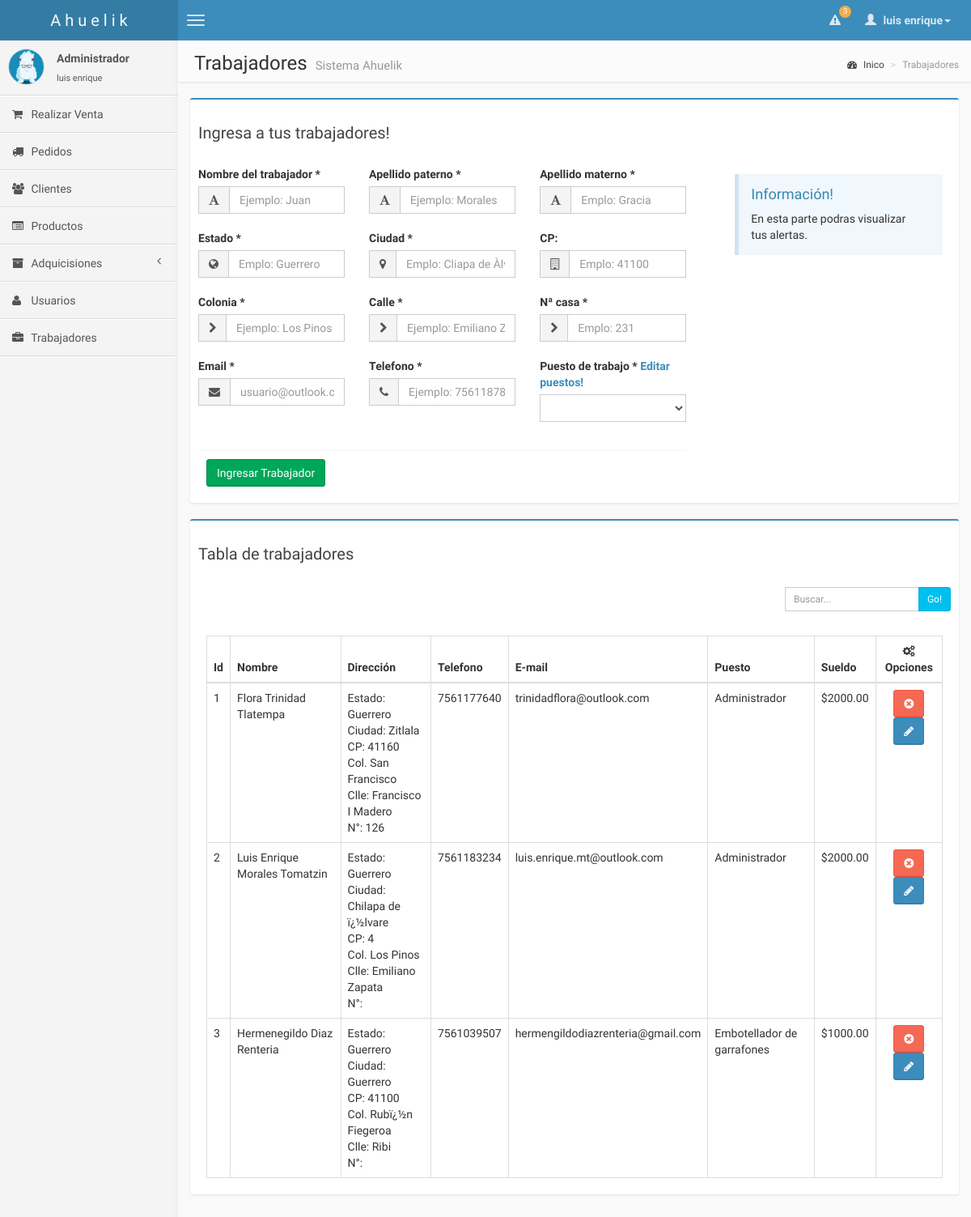
Before: /pages/admin_trabajadores.php (signed in) with the older database file.
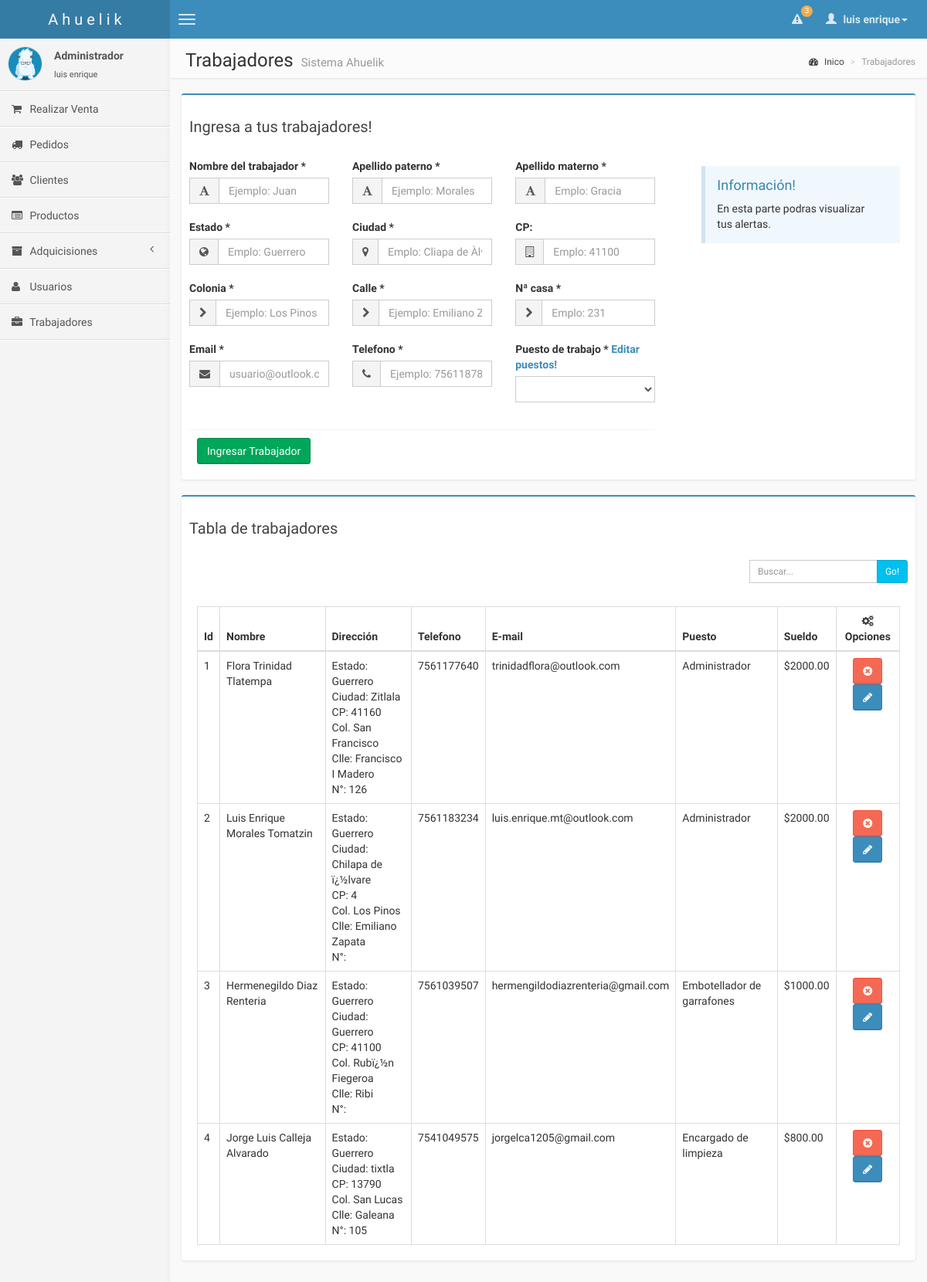
After: the same page with the newer database file.
### tables this page shows
CREATE TABLE `trabajadores` (
  `id_trabajador` int(10) NOT NULL AUTO_INCREMENT,
  `nombre` char(20) NOT NULL,
  `apellido_p` char(20) NOT NULL,
  `apellido_m` char(20) NOT NULL,
  `id_categoria` int(10) NOT NULL,
  `estado` char(30) NOT NULL,
  `ciudad` char(30) NOT NULL,
  `codigo_postal` varchar(5) NOT NULL,
  `colonia` char(50) NOT NULL,
  `calle` char(50) NOT NULL,
  `no_casa` varchar(10) DEFAULT NULL,
  `Telefono` varchar(10) DEFAULT NULL,
  `e_mail` varchar(50) DEFAULT NULL,
  `fecha` date NOT NULL,
  PRIMARY KEY (`id_trabajador`),
  KEY `fk_trabajadores_categorias_idx` (`id_categoria`),
  CONSTRAINT `fk_trabajadores_categorias` FOREIGN KEY (`id_categoria`) REFERENCES `categorias` (`id_categoria`) ON DELETE CASCADE ON UPDATE CASCADE
);

CREATE TABLE `categorias` (
  `id_categoria` int(10) NOT NULL AUTO_INCREMENT,
  `puesto` varchar(50) NOT NULL,
  `sueldo` int(10) NOT NULL,
  PRIMARY KEY (`id_categoria`)
);

### pages/admin_trabajadores.php (the view, shortened to what the changed rows need)
<?php
    include("conexion.php");
?>
<!DOCTYPE html>
<html>
    <head>
        <link href="../css/bootstrap.min.css" rel="stylesheet" type="text/css" />
        <link href="../css/font-awesome.min.css" rel="stylesheet" type="text/css" />
        <link href="../css/ionicons.min.css" rel="stylesheet" type="text/css" />
        <link href="../css/AdminLTE.css" rel="stylesheet" type="text/css" />
    </head>
    <body class="pace-done skin-blue">
        <div class="wrapper row-offcanvas row-offcanvas-left">
            <aside class="right-side">
                <section class="content-header">
                    <h1>
                        Trabajadores
                        <small> Sistema Ahuelik</small>
                    </h1>
                </section>
                <section class="content">
                    <?php
                    $v_query_tabla_trabajadores = "SELECT tra.id_categoria,
                                                           tra.fecha,
                                                           tra.id_trabajador,
                                                           tra.nombre, tra.apellido_p, tra.apellido_m,
                                                           tra.estado, tra.ciudad, tra.codigo_postal, tra.colonia, tra.calle, tra.no_casa,
                                                           tra.telefono,
                                                           tra.e_mail,
                                                           ct.puesto,
                                                           ct.sueldo
                                                    FROM trabajadores tra, categorias ct
                                                    WHERE tra.id_categoria = ct.id_categoria ORDER BY tra.id_trabajador";
                    $v_query_trabajadores_table = mysqli_query($link, $v_query_tabla_trabajadores) or die ("Problemas
                    Consulta_categorias:".mysql_error());
                    ?>
                    <div class="box box-primary">
                        <div class="box-body">
                            <div class="box-body table-responsive">
                                <table id="regTable" id="example2" class="table table-bordered table-hover">
                                    <thead>
                                        <tr>
                                            <th style='text-align:center'>Id</th>
                                            <th>Nombre</th>
                                            <th>Dirección</th>
                                            <th>Telefono</th>
                                            <th>E-mail</th>
                                            <th>Puesto</th>
                                            <th>Sueldo</th>
                                            <th style="text-align:center"><samp class="fa fa-cogs"></samp> Opciones</th>
                                        </tr>
                                    </thead>
                                    <?php
                                        while($reg_show_table = mysqli_fetch_array($v_query_trabajadores_table, MYSQLI_ASSOC)){
                                            $time = time();
                                            $v_name_trabajador = $reg_show_table['nombre']." ".
                                                                 $reg_show_table['apellido_p']." ".
                                                                 $reg_show_table['apellido_m'];
                                            echo "
                                            <tr>
                                                <td>".$reg_show_table['id_trabajador']."</td>
                                                <td>".$reg_show_table['nombre']." "
                                                     .$reg_show_table['apellido_p']." "
                                                     .$reg_show_table['apellido_m']
                                                ."</td>
                                                <td>"."Estado: ".$reg_show_table['estado']." </br> "
                                                     ."Ciudad: ".$reg_show_table['ciudad']." </br> "
                                                     ."CP: ".$reg_show_table['codigo_postal']." </br> "
                                                     ."Col. ".$reg_show_table['colonia']." </br> "
                                                     ."Clle: ".$reg_show_table['calle']." </br>"
                                                     ."N°: ".$reg_show_table['no_casa']
                                                ."</td>
                                                <td>".$reg_show_table['telefono']."</td>
                                                <td>".$reg_show_table['e_mail']."</td>
                                                <td>".$reg_show_table['puesto']."</td>
                                                <td> $".$reg_show_table['sueldo'].".00 </td>
                                                <td style='text-align:center'>
<a class='btn btn-danger' data-toggle='modal' data-target='#".$reg_show_table['id_trabajador']."' data-whatever='@mdo'><i class='fa fa-times-circle' data-toggle='tooltip' data-placement='top' title='Eliminar'></i></a>
<div class='modal fade' id='".$reg_show_table['id_trabajador']."' tabindex='-1' role='dialog' aria-labelledby='".$reg_show_table['id_trabajador']."Label' aria-hidden='true'>
        <h4 class='modal-title' id='".$reg_show_table['id_trabajador']."Label'>Eliminar trabajador</h4>
                                ".date('d-m-Y',$time)."
                                <code>".$v_name_trabajador."</code> </br>
                                Telefono: ".$reg_show_table['telefono']." </br>
                                Puesto: ".$reg_show_table['puesto']." </br>
                                Sueldo: $".$reg_show_table['sueldo'].".00
        <a href='admin_trabajadores.php?trabajador_eliminar=".$reg_show_table['id_trabajador']."' class='btn btn-danger'>Eliminar</a>
</div>
<a href='admin_trabajadores.php?trabajador_actualizar=".$reg_show_table['id_trabajador']."&nombre=".$reg_show_table['nombre']."&apel_p=".$reg_show_table['apellido_p']."&apel_m=".$reg_show_table['apellido_m']."&estado=".$reg_show_table['estado']."&ciudad=".$reg_show_table['ciudad']."&cp=".$reg_show_table['codigo_postal']."&colonia=".$reg_show_table['colonia']."&calle=".$reg_show_table['calle']."&n_casa=".$reg_show_table['no_casa']."&telefono=".$reg_show_table['telefono']."&e_mail=".$reg_show_table['e_mail']."&sueldo=".$reg_show_table['sueldo']."&puesto=".$reg_show_table['puesto']."' class='btn btn-primary' data-toggle='tooltip' data-placement='top' title='Actualizar'><i class='fa fa fa-pencil'></i></a>
                                                </td>
                                            </tr>
                                            ";
                                        }
                                    ?>
                                </table>
                            </div>
                        </div>
                    </div>
                </section>
            </aside>
        </div>
    </body>
</html>

Changed rows visible on the page:
added trabajadores: id_trabajador "4", nombre "Jorge Luis", apellido_p "Calleja", apellido_m "Alvarado", estado "Guerrero", ciudad "tixtla", codigo_postal "13790", colonia "San Lucas", calle "Galeana", no_casa "105", Telefono "7541049575", e_mail "jorgelca1205@gmail.com", id_categoria.puesto "Encargado de limpieza", id_categoria.sueldo "800"
